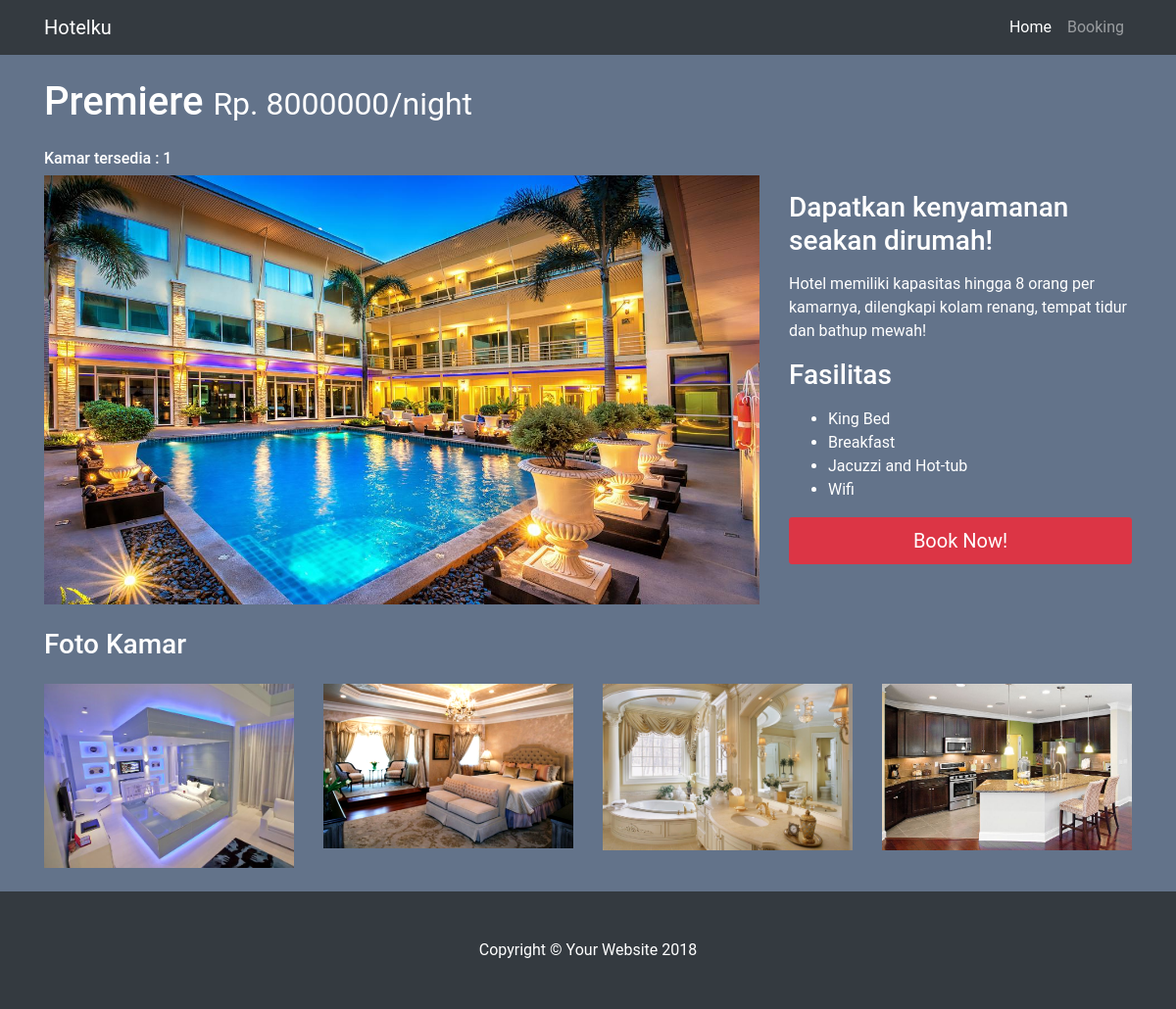
The page / on the database its author committed.
### tables this page shows
CREATE TABLE `kamar` (
  `id` int(4) NOT NULL,
  `nama` varchar(255) NOT NULL,
  `harga` int(12) NOT NULL,
  `jumlah_booking` int(2) NOT NULL
);

### application/controllers/Welcome.php (called while the page is built, shortened)
<?php
class Welcome extends CI_Controller {
	public function __construct()
	{
		$this->load->helper('url');
    	$this->load->model('welcome_model');
    	$this->load->helper('form');
	}
	public function index()
	{
		$data['data'] = $this->welcome_model->get_kamar();
		$this->load->view('Welcome_message',$data);
	}
}

### index.php (called while the page is built, shortened)
<?php
require_once BASEPATH.'core/CodeIgniter.php';

### application/models/welcome_model.php (called while the page is built, shortened)
<?php if( ! defined('BASEPATH')) exit('Akses langsung tidak diperkenankan');
class welcome_model extends CI_Model
{
	public function get_kamar()
	{
		$this->db->select('*');
		$this->db->from('kamar');
		return $this->db->get()->result_array();
	}
}

### application/views/welcome_message.php (the view, shortened to what this page needs)
<!DOCTYPE html>
<html lang="en">
  <head>
    <link href="<?=base_url()?>assets/vendor/bootstrap/css/bootstrap.min.css" rel="stylesheet">
    <link href="<?=base_url()?>assets/css/portfolio-item.css" rel="stylesheet">
  </head>
  <body>
    <nav class="navbar navbar-expand-lg navbar-dark bg-dark fixed-top">
      <div class="container">
        <a class="navbar-brand" href="#">Hotelku</a>
        <div class="collapse navbar-collapse" id="navbarResponsive">
          <ul class="navbar-nav ml-auto">
            <li class="nav-item active">
              <a class="nav-link" href="<?=base_url('Welcome/index')?>">Home
              </a>
            </li>
            <li class="nav-item">
              <a class="nav-link" href="<?=base_url('Welcome/daftarbooking')?>">Booking</a>
            </li>
          </ul>
        </div>
      </div>
    </nav>
    <div class="container">
      <?php
        foreach($data as $item):
      ?>
      <h1 class="my-4"><?=$item['nama']?>
        <small>Rp. <?=$item['harga']?>/night</small>
      </h1>
      <h6>Kamar tersedia : <?=$item['jumlah_booking']?> </h5>
      <div class="row">
        <div class="col-md-8">
          <img class="img-fluid" src="<?=base_url()?>assets/hotel1.jpg" alt="">
        </div>
        <div class="col-md-4">
          <h3 class="my-3">Dapatkan kenyamanan seakan dirumah!</h3>
          <p>Hotel memiliki kapasitas hingga 8 orang per kamarnya, dilengkapi kolam renang, tempat tidur dan bathup mewah!</p>
          <h3 class="my-3">Fasilitas</h3>
          <ul>
            <li>King Bed</li>
            <li>Breakfast</li>
            <li>Jacuzzi and Hot-tub</li>
            <li>Wifi</li>
          </ul>
          <?php
          if($item['jumlah_booking'] == 0 ){?>
          <a href="<?=base_url('Welcome/booking')?>"><input class="btn btn-danger btn-lg btn-block" value="Penuh!" type="button" disabled></a>
          <?php
              }
              else
              {
          ?>
              <a href="<?=base_url('Welcome/booking')?>"><input class="btn btn-danger btn-lg btn-block" value="Book Now!" type="button"></a>
          <?php
              }
          ?>
        </div>
         <?php
      endforeach;?>
      </div>
      <h3 class="my-4">Foto Kamar</h3>
      <div class="row">
        <div class="col-md-3 col-sm-6 mb-4">
          <a href="#">
            <img class="img-fluid" src="<?=base_url()?>assets/hotel2.jpg" alt="">
          </a>
        </div>
        <div class="col-md-3 col-sm-6 mb-4">
          <a href="#">
            <img class="img-fluid" src="<?=base_url()?>assets/hotel2.png" alt="">
          </a>
        </div>
        <div class="col-md-3 col-sm-6 mb-4">
          <a href="#">
            <img class="img-fluid" src="<?=base_url()?>assets/hotel3.jpg" alt="">
          </a>
        </div>
        <div class="col-md-3 col-sm-6 mb-4">
          <a href="#">
            <img class="img-fluid" src="<?=base_url()?>assets/hotel4.jpg" alt="">
          </a>
        </div>
      </div>
    </div>
    <footer class="py-5 bg-dark">
      <div class="container">
        <p class="m-0 text-center text-white">Copyright &copy; Your Website 2018</p>
      </div>
    </footer>
  </body>
</html>

### assets/css/portfolio-item.css (style rules this page uses)
@media (min-width: 992px) { body { padding-top: 56px; } }
a:link { text-decoration: none; }
body { color: #fff; background: #63738a; font-family: 'Roboto', sans-serif; }
.form-control, .btn { border-radius: 3px; }

### rows shown on the page
kamar: nama "Premiere", harga "8000000", jumlah_booking "1"
